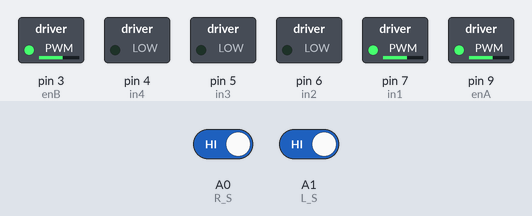
The sketch below on a simulated Arduino Uno, built with avr-gcc and run on an emulated ATmega328P. On the bench: switched loads named in the sketch (green lamp = pin HIGH). Inputs (shaded band) come from the test bench; at power-on: A0 (R_S) HIGH, A1 (L_S) HIGH.

Above: at 2.2 s.
2.3 s: A0 (R_S) driven LOW
At 3.0 s:
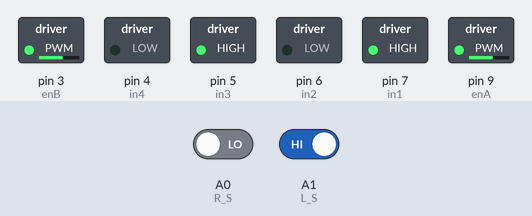
3.8 s: A1 (L_S) driven LOW
At 4.3 s:
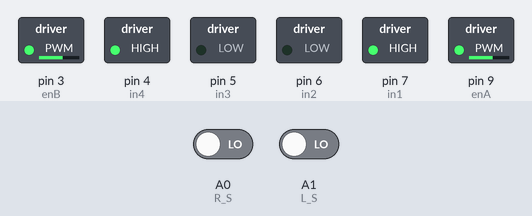
5.3 s: A0 (R_S) driven HIGH
At 5.7 s:
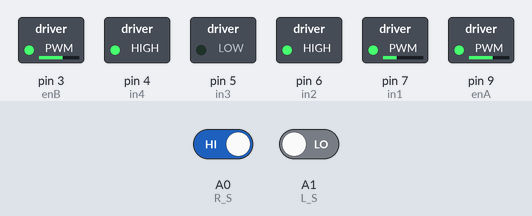
6.8 s: A1 (L_S) driven HIGH
At 7.6 s:
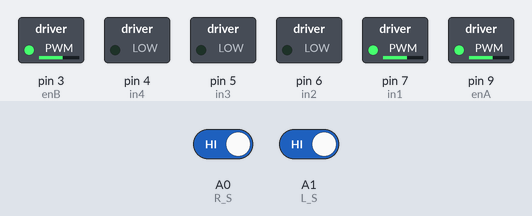
8.3 s: A1 (L_S) driven LOW
At 9.2 s:
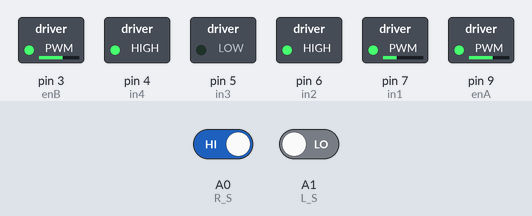
9.8 s: A0 (R_S) driven LOW
At 11.1 s:
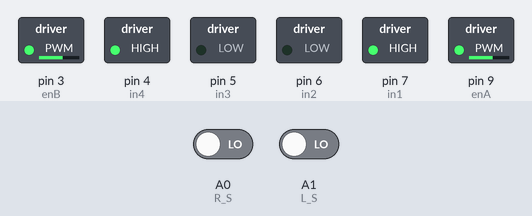
Timing chart, 0 to 12.3 s (numbered marks = the images above; inputs shaded):
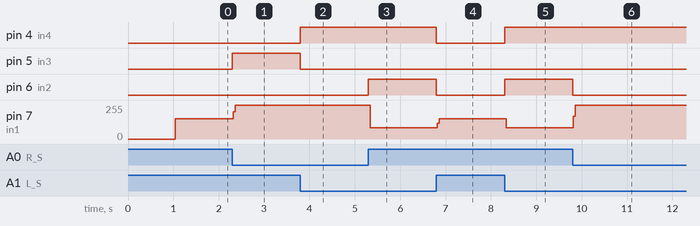

Measured:
- after the input at 2.3 s, pin 5 (in3): LOW → HIGH at once; pin 7 (in1): 151/255 → 255/255 at once
- after the input at 3.8 s, pin 4 (in4): LOW → HIGH at once; pin 5 (in3): HIGH → LOW at once
- after the input at 5.3 s, pin 6 (in2): LOW → HIGH at once; pin 7 (in1): 255/255 → 85/255 at once
- after the input at 6.8 s, pin 4 (in4), pin 6 (in2): HIGH → LOW at once; pin 7 (in1): 85/255 → 151/255 at once
- after the input at 8.3 s, pin 4 (in4), pin 6 (in2): LOW → HIGH at once; pin 7 (in1): 151/255 → 86/255 at once
- after the input at 9.8 s, pin 6 (in2): HIGH → LOW at once; pin 7 (in1): 86/255 → 255/255 at once

The sketch:

LineFollow.ino
```cpp
#define enA 9//Enable1 L298 Pin enA
#define enB 3 //Enable2 L298 Pin enB
#define in1 7 //Motor1  L298 Pin in1
#define in2 6 //Motor1  L298 Pin in1
#define in3 5 //Motor2  L298 Pin in1
#define in4 4 //Motor2  L298 Pin in1


#define R_S A0 //ir sensor Right
#define L_S A1 //ir sensor Left

void setup() { // put your setup code here, to run once

  pinMode(R_S, INPUT); // declare if sensor as input
  pinMode(L_S, INPUT); // declare ir sensor as input

  pinMode(enA, OUTPUT); // declare as output for L298 Pin enA
  pinMode(in1, OUTPUT); // declare as output for L298 Pin in1
  pinMode(in2, OUTPUT); // declare as output for L298 Pin in2
  pinMode(in3, OUTPUT); // declare as output for L298 Pin in3
  pinMode(in4, OUTPUT); // declare as output for L298 Pin in4
  pinMode(enB, OUTPUT); // declare as output for L298 Pin enB

  analogWrite(enA, 150); // Write The Duty Cycle 0 to 255 Enable Pin A for Motor1 Speed
  analogWrite(enB, 150); // Write The Duty Cycle 0 to 255 Enable Pin B for Motor2 Speed
  delay(1000);
}
void loop() {

  digitalWrite(in1, HIGH); //Right Motor forword Pin


  if ((digitalRead(R_S) == 0) && (digitalRead(L_S) == 0)) {
    forword(); //if Right Sensor and Left Sensor are at White color then it will call forword function
  }

  if ((digitalRead(R_S) == 1) && (digitalRead(L_S) == 0)) {
    turnRight(); //if Right Sensor is Black and Left Sensor is White then it will call turn Right function
  }

  if ((digitalRead(R_S) == 0) && (digitalRead(L_S) == 1)) {
    turnLeft(); //if Right Sensor is White and Left Sensor is Black then it will call turn Left function
  }

  if ((digitalRead(R_S) == 1) && (digitalRead(L_S) == 1)) {
    Stop(); //if Right Sensor and Left Sensor are at Black color then it will call Stop function
  }
}

void forword() { //forword
  digitalWrite(in1, HIGH); //Right Motor forword Pin
  digitalWrite(in2, LOW);  //Right Motor backword Pin
  digitalWrite(in3, LOW);  //Left Motor backword Pin
  digitalWrite(in4, HIGH); //Left Motor forword Pin
}

void turnRight() { //turnRight
  digitalWrite(in1, LOW);  //Right Motor forword Pin
  digitalWrite(in2, HIGH); //Right Motor backword Pin
  digitalWrite(in3, LOW);  //Left Motor backword Pin
  digitalWrite(in4, HIGH); //Left Motor forword Pin
}

void turnLeft() { //turnLeft
  digitalWrite(in1, HIGH); //Right Motor forword Pin
  digitalWrite(in2, LOW);  //Right Motor backword Pin
  digitalWrite(in3, HIGH); //Left Motor backword Pin
  digitalWrite(in4, LOW);  //Left Motor forword Pin
}

void Stop() { //stop
  digitalWrite(in1, LOW); //Right Motor forword Pin
  digitalWrite(in2, LOW); //Right Motor backword Pin
  digitalWrite(in3, LOW); //Left Motor backword Pin
  digitalWrite(in4, LOW); //Left Motor forword Pin
}
```
